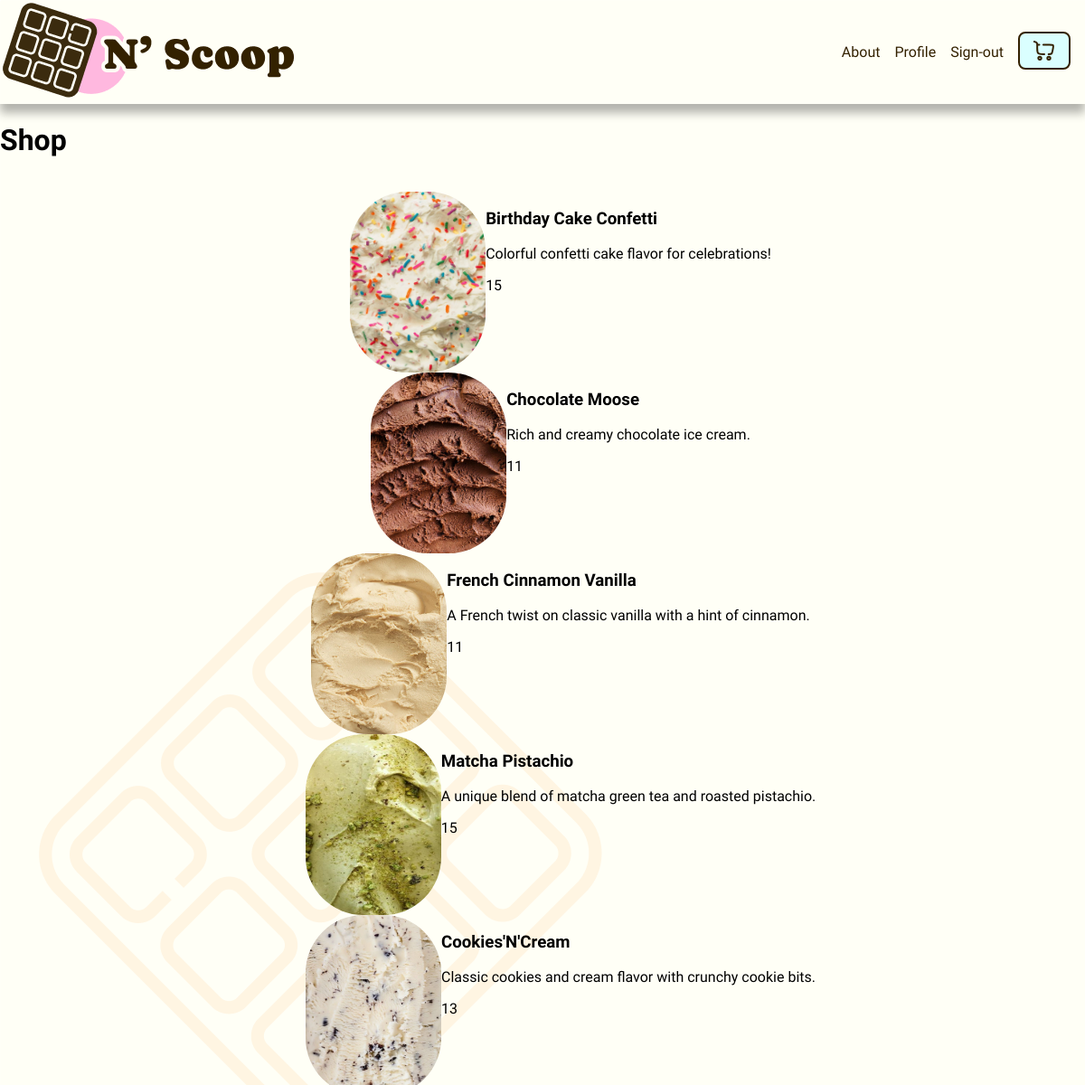
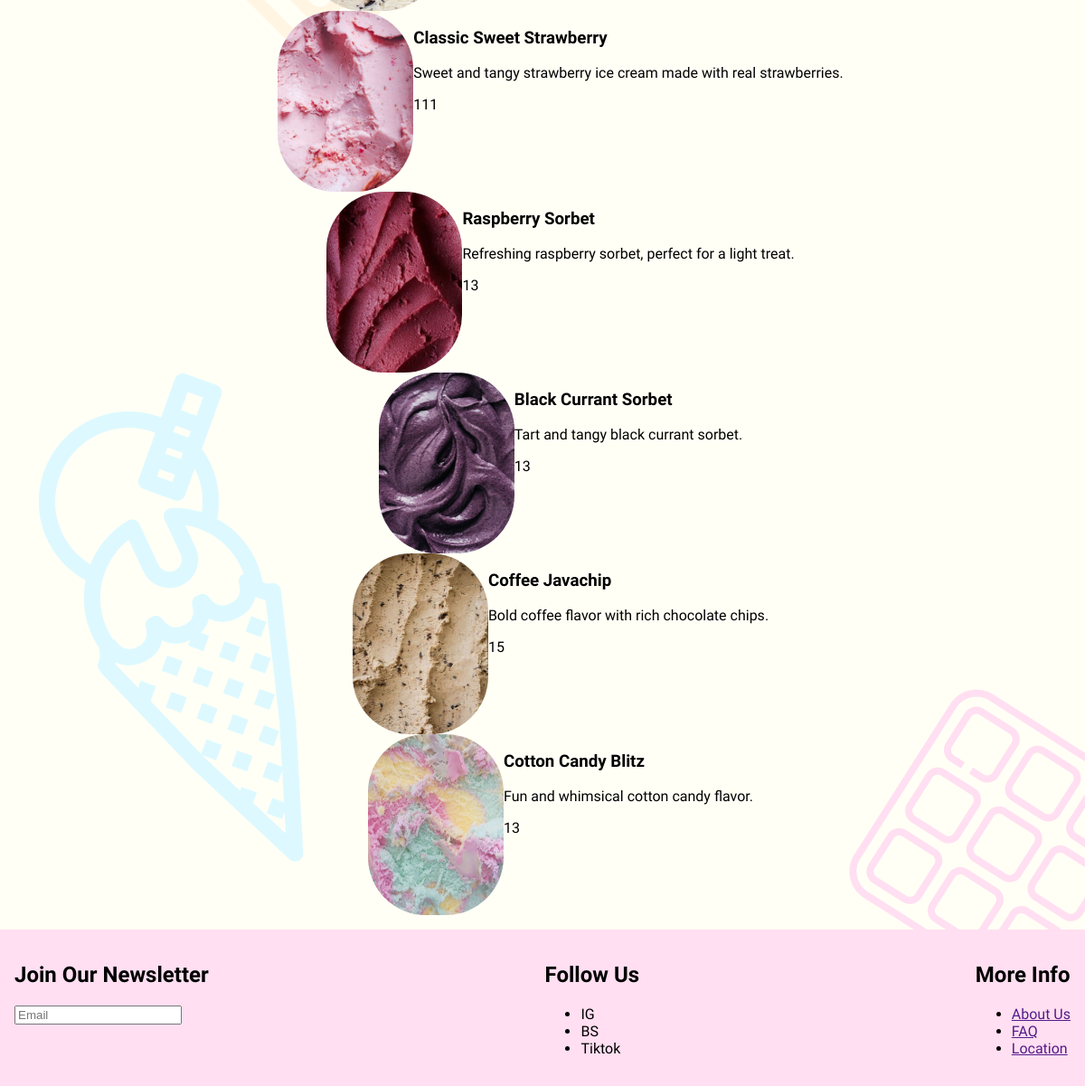
/shop (signed in), run on the app's committed database (2 pictures, top to bottom).
### tables this page shows
CREATE TABLE items (
    id INTEGER PRIMARY KEY AUTOINCREMENT,
    name TEXT NOT NULL UNIQUE,
    image TEXT NOT NULL,
    price INT NOT NULL,
    quantity INT,
    description TEXT,
    category TEXT,
    updated_at DATETIME DEFAULT CURRENT_TIMESTAMP
);

### app.py (the view)
@app.route("/shop")
def shop():
  if request.method == "POST":
    print("HELLO")
  else:
    user_id = session['user_id']
    db = get_db()
    fetch_ice_cream = db.execute("SELECT * FROM items WHERE category = 'ice_cream'")
    fetch_merch = db.execute("SELECT * FROM items WHERE category = 'merchandise'")
    fetch_food = db.execute("SELECT * FROM items WHERE category = 'food'")
    ALL_ice_creams = fetch_ice_cream.fetchall()
    ALL_merch = fetch_merch.fetchall()
    ALL_food = fetch_food.fetchall()
    return render_template("shop.html", ice_creams=ALL_ice_creams, merch=ALL_merch, foods=ALL_food)

### app.py (called while the page is built)
@app.teardown_appcontext
def close_connection(exception):
  db = getattr(g, '_database', None)
  if db is not None:
    db.close()

### helpers.py (called while the page is built)
def get_db():
    db = getattr(g, '_database', None)
    if db is None:
        db = g._database = sqlite3.connect(DATABASE)
        db.row_factory = sqlite3.Row
    return db

### templates/shop.html (shortened to what this page needs)
{% extends "layout.html" %}
{% block main%}
<div>
  <h1>Shop</h1>
  <section>
      <ul>
        {% for i in range(ice_creams|length) %}
        <li class="full-product-container">
          <img class="product-image"src="/static/images/Product_Photos/{{ice_creams[i].image}}" alt="">
          <div class="product-info-container">
            <h3 class="product-title"> {{ ice_creams[i].name}} </h3>
            <p class="product-desc"> {{ice_creams[i].description}}</p>
            <p class="product-price">{{ ice_creams[i].price }}</p>
          </div>
        </li>
        {% endfor%}
      </ul>
  </section>
</div>
{% endblock %}

### templates/layout.html (shortened to what this page needs)
<!DOCTYPE html>
<html lang="en">
<head>
  <link rel="stylesheet" href="/static/style.css">
</head>
<body>
  <nav >
    <div class="nav-container">
      <div class="nav-logo-container">
        <a href="/"><img class="logo-img"src="../static/images/Product_Photos/Waffle_N_Scoop_logo.png" alt="Logo"></a>
      </div>
      {% if session["user_id"] %}
      <ul class="nav-list">
        <li class="nav-item"><a class="nav-link"href="/about">About</a></li>
        <li class="nav-item"><a class="nav-link"href="/profile">Profile</a></li>
        <li class="nav-item"><a class="nav-link"href="/logout">Sign-out</a></li>
        <li class="nav-item"><a class="nav-link" href="/shop"><img class="svg-icon" src="/static/images/svg/cart-large-minimalistic-Brown.svg" alt=""></a></li>
      </ul>
      {%endif%}
    </div>
  </nav>
  <main>
    {% block main %}{% endblock %}
  </main>
  <footer>
    <section>
      <h2>Join Our Newsletter</h2>
      <input type="text" placeholder="Email">
    </section>
    <section>
      <h2>Follow Us</h2>
      <ul>
        <li>IG<img src="" alt=""></li>
        <li>BS<img src="" alt=""></li>
        <li>Tiktok<img src="" alt=""></li>
      </ul>
    </section>
    <section>
      <h2> More Info</h2>
      <ul>
        <li><a href="">About Us</a></li>
        <li><a href="">FAQ</a></li>
        <li><a href="">Location</a></li>
      </ul>
    </section>
  </footer>
</body>
</html>

### static/style.css (style rules this page uses)
body { margin: 0; width: 100vw; font-family: "Caprasimo", serif; font-weight: 300; overscroll-behavior: none; background-image: url("../static/images/Product_Photos/BG-General.png"); }
html { margin: 0; }
nav { box-shadow: 0px 10px 10px 0 rgba(0, 0, 0, .3); }
.nav-container ul { display: flex; gap: 1rem; align-items: center; list-style-type: none; margin: 1rem; font-size: 1rem; }
.nav-container { display: flex; flex-flow: wrap row; justify-content: space-between; }
.nav-link { text-decoration: none; color:#332100; cursor: pointer; }
footer { display: flex; justify-content: space-between; background: #FFDFF1; padding: 1rem; }
*::before, *:after { box-sizing: border-box; }
.svg-icon { height: 4vh; width: 4vw; background: #DAFFFF; border-radius: .5rem; padding: 3px; border: solid .15rem #332100; cursor: pointer; }
.full-product-container { display: flex; justify-content: center; }
.product-image { width: 150px; height: 200px; border-radius: 4rem; }

### data on the page
items: image (picture), name "Birthday Cake Confetti", description "Colorful confetti cake flavor for celebrations!", price "15"
items: image (picture), name "Chocolate Moose", description "Rich and creamy chocolate ice cream.", price "11"
items: image (picture), name "French Cinnamon Vanilla", description "A French twist on classic vanilla with a hint of cinnamon.", price "11"
items: image (picture), name "Matcha Pistachio", description "A unique blend of matcha green tea and roasted pistachio.", price "15"
items: image (picture), name "Cookies'N'Cream", description "Classic cookies and cream flavor with crunchy cookie bits.", price "13"
items: image (picture), name "Classic Sweet Strawberry", description "Sweet and tangy strawberry ice cream made with real strawberries.", price "111"
items: image (picture), name "Raspberry Sorbet", description "Refreshing raspberry sorbet, perfect for a light treat.", price "13"
items: image (picture), name "Black Currant Sorbet", description "Tart and tangy black currant sorbet.", price "13"
items: image (picture), name "Coffee Javachip", description "Bold coffee flavor with rich chocolate chips.", price "15"
items: image (picture), name "Cotton Candy Blitz", description "Fun and whimsical cotton candy flavor.", price "13"
